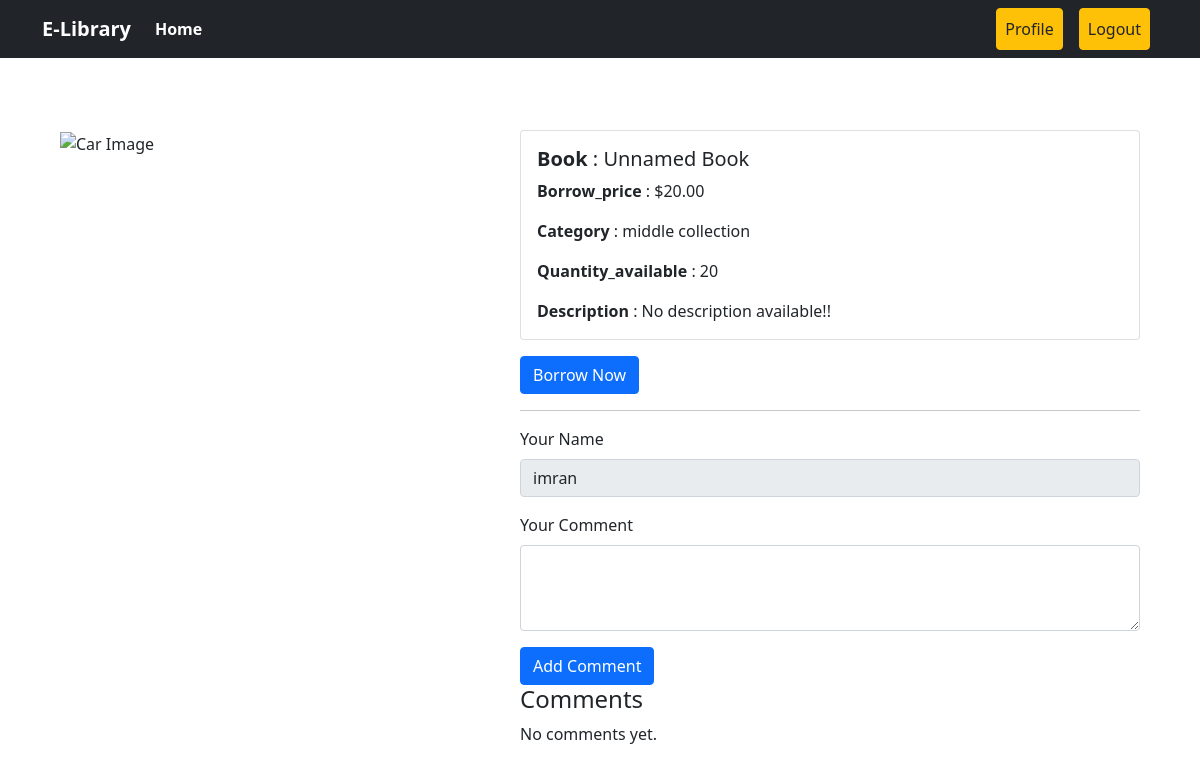
The app's page /books/book_details/4/ (signed in) with its own data.
### books/models.py (models this page shows, shortened)
class Books(models.Model):
    title = models.CharField(max_length=50)
    image_url = models.URLField(max_length=200, default='')  # Default empty string for image URL
    book_name = models.CharField(max_length=100, default='Unnamed Book')  # Default book name
    borrow_price = models.DecimalField(max_digits=10, decimal_places=2, default=0.0)  # Default price 0.0
    category = models.ForeignKey(Category, on_delete=models.CASCADE)  # ForeignKey to Category model
    quantity_available = models.PositiveIntegerField(default=0)  # Default quantity 0
    description = models.TextField(default='No description available')  # Default description

### Categories/models.py (models this page shows)
class Category(models.Model):
    name=models.CharField(max_length=100)
    slug=models.SlugField(max_length=100,unique=True,null=True,blank=True)
    def __str__(self):
        return self.name

### books/views.py (the view)
# urls.py: path('book_details/<int:id>/', views.book_details, name='book_details'),
def book_details(request, id):
    post = get_object_or_404(Books, pk=id)
    return render(request, 'book_details.html', {'book': post})

### books/templates/book_details.html (shortened to what this page needs)
{% extends "base.html" %}
{% block content %}
<div class="container py-4">
  <div class="row">
    <div class="col-md-5">
      <img src="{{ book.image_url }}" class="img-fluid w-100" alt="Car Image" style="max-height: 500px;"/>
    </div>
    <div class="col-md-7">
      <div class="card">
        <div class="card-body">
          <h5 class="card-title"><span class="fw-bold">Book</span> : {{ book.book_name }}</h5>
          <p class="card-text"><span class="fw-bold">Borrow_price</span> : ${{ book.borrow_price }}</p>
          <p class="card-text"><span class="fw-bold">Category</span> : {{ book.category }}</p>
          <p class="card-text"><span class="fw-bold">Quantity_available</span> : {{ book.quantity_available }}</p>
          <p class="card-text"><span class="fw-bold">Description</span> : {{ book.description }}</p>
        </div>
      </div>
      <div class="mt-3">
        {% if user.is_authenticated %}
          {% if book.quantity_available > 0 %}
            <form method="post" action="{% url 'borrow_now' %}">
              <button type="submit" class="btn btn-primary">Borrow Now</button>
            </form>
          {% else %}
            <button class="btn btn-primary disabled">Out of stock</button>
          {% endif %}
          <hr />
          <form method="post" action="{% url 'add_comment' book.id %}" class="mt-3">
            <div class="mb-3">
              <label for="commentName" class="form-label">Your Name</label>
              <input
                type="text"
                class="form-control"
                id="commentName"
                name="name"
                value="{{ user.username }}"
                readonly
              />
            </div>
            <div class="mb-3">
              <label for="commentText" class="form-label">Your Comment</label>
              <textarea
                class="form-control"
                id="commentText"
                name="comment"
                rows="3"
                required
              ></textarea>
            </div>
            <button type="submit" class="btn btn-primary">Add Comment</button>
          </form>
        {% else %}
          <hr />
          <p>Please <a href="{% url 'user_login' %}">log in</a> to add a comment.</p>
        {% endif %}
        <h4>Comments</h4>
        <div class="comments">
          {% for comment in book.comments.all %}
            <div class="comment">
              <p><strong>{{ comment.name }}</strong>: {{ comment.comment }}</p>
            </div>
          {% empty %}
            <p>No comments yet.</p>
          {% endfor %}
        </div>
      </div>
    </div>
  </div>
</div>
{% endblock content %}

### records on screen
Books: book_name "Unnamed Book", borrow_price "20.00", category "middle collection", quantity_available "20", description "No description available!!"
